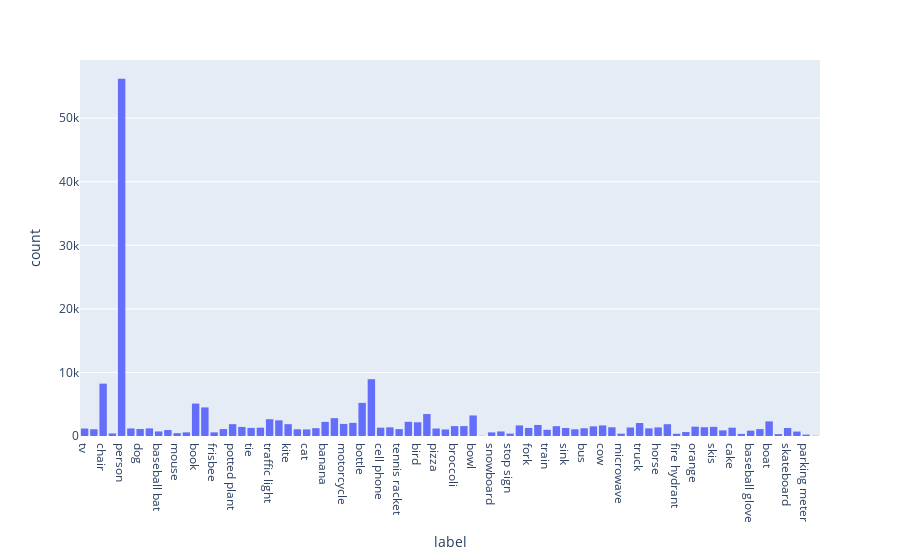

Here is the notebook cell this chart was saved with:
### Markdown cell above
## Class distribution
The dataset contains 25k images and 183k objects, an average of 7.3 objects per image. 

Interestingly, we see a highly unbalanced class distribution, where all 80 coco classes are present here, but there is a strong balance towards the person class, that accounts for over 56k instances (30.6%). Car and Chair classes also contain over 8k instances each, while at the bottom of the list the toaster and hair drier classes contain as few as 40 instances. 

Using `Plotly` we get a useful interactive histogram.

### Code cell
import plotly.express as px
fig = px.histogram(coco_annotations, x="label")
fig.show()

### Figure 1 — Plotly figure (JSON) as saved in the notebook; plotly's stock layout.template omitted (floating-point values rounded to 4 significant figures; data arrays with more than 128 entries replaced by an {"elided": "..."} marker saying what was removed)
{"data": [{"alignmentgroup": "True", "bingroup": "x", "hovertemplate": "label=%{x}<br>count=%{y}<extra></extra>", "legendgroup": "", "marker": {"color": "#636efa", "pattern": {"shape": ""}}, "name": "", "offsetgroup": "", "orientation": "v", "showlegend": false, "type": "histogram", "x": {"elided": "183544 str values"}, "xaxis": "x", "yaxis": "y"}], "layout": {"barmode": "relative", "legend": {"tracegroupgap": 0}, "margin": {"t": 60}, "xaxis": {"anchor": "y", "domain": [0, 1], "title": {"text": "label"}}, "yaxis": {"anchor": "x", "domain": [0, 1], "title": {"text": "count"}}}}
